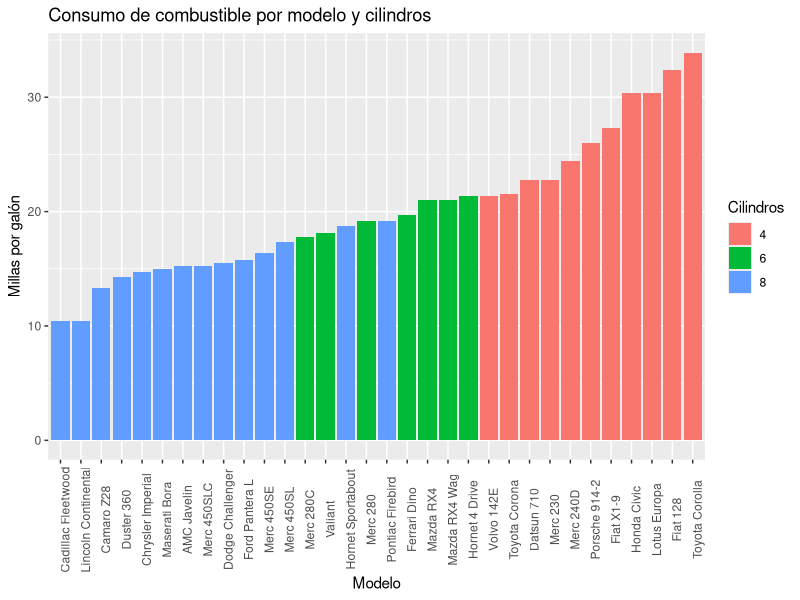
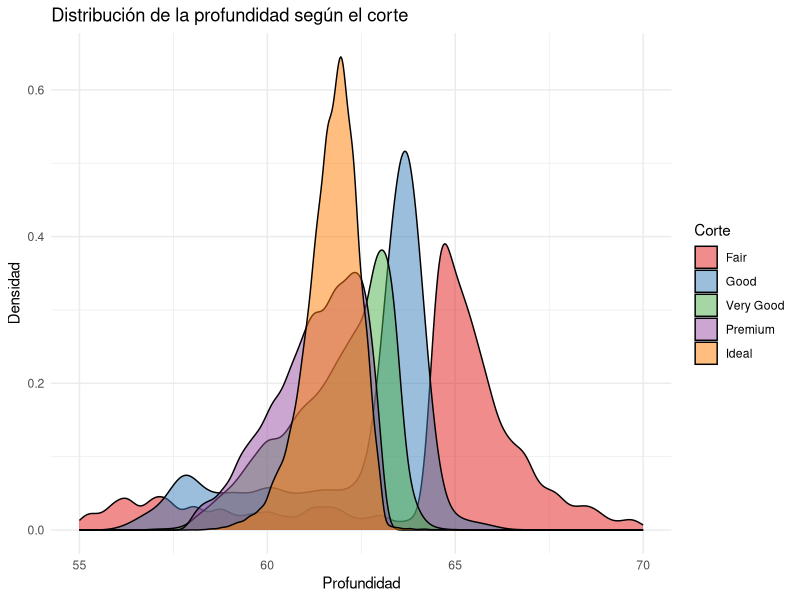
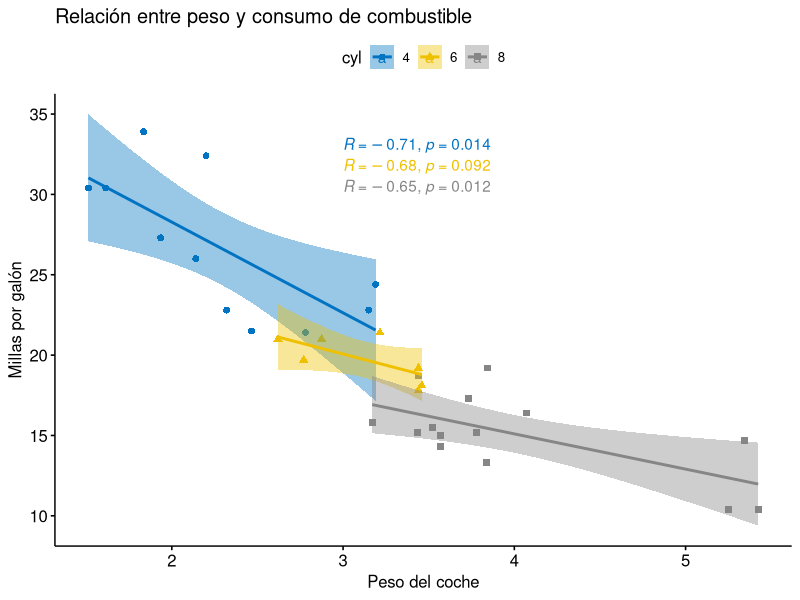
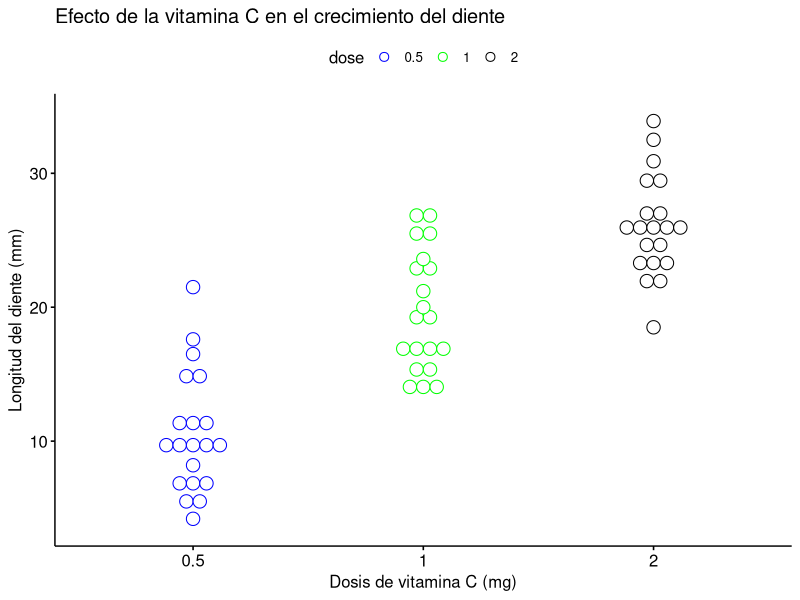

R code for these plots, in order:
## ---- chunk 1
library(ggpubr); library(patchwork); library(ggplot2); library(grid)
library(gridExtra); library(ggrepel)

## ---- chunk 2
data("ToothGrowth")

head(ToothGrowth, n=4)
## ---- chunk 3
data("mtcars")

head(mtcars, n=4)
## ---- chunk 4
data("diamonds")

head(diamonds, n=4)
## ---- chunk 5
data("mtcars")
mtcars$name <- rownames(mtcars)
mtcars$cyl <- as.factor(mtcars$cyl)
head(mtcars[, c("name", "wt", "mpg", "cyl")])

## ---- chunk 6
dfm1<-ggplot(mtcars, aes(x = reorder(name, mpg), y = mpg, fill = cyl)) + # se definen los datos y las variables
  geom_bar(stat = "identity", position = "dodge") + # se crea las barras
  theme(legend.position = "right", # se mueve la leyenda a la derecha
        axis.text.x = element_text(angle = 90)) + # se rota los nombres del eje x
  labs(title = "Consumo de combustible por modelo y cilindros", # se pone el título
       x = "Modelo", # se agrega el nombre del eje x
       y = "Millas por galón", # se agrega el nombre del eje y
       fill = "Cilindros") # se agrega el nombre de la leyenda
dfm1
## ---- chunk 7
data("diamonds")
dm <-ggplot(diamonds, aes(x = depth, fill = cut)) +
  geom_density(alpha = 0.5) +
  labs(title = "Distribución de la profundidad según el corte",
       x = "Profundidad",
       y = "Densidad") +
  theme_minimal() +
  scale_x_continuous(limits=c(55,70), breaks=seq(55,70,5)) +
  scale_fill_brewer(palette="Set1") +
  guides(fill=guide_legend(title="Corte"))
dm
## ---- chunk 8

dfm2 <- ggscatter(mtcars, x = "wt", y = "mpg",
                add = "reg.line",# Para agregar la linea de regresión
                conf.int = TRUE, # para agregar el intervalo de confianza
                color = "cyl", palette = "jco", # se aplica un color por grupos para "cyl"
                shape = "cyl" 
)+
  stat_cor(aes(color = cyl), label.x = 3) +
  xlab("Peso del coche") + # etiqueta del eje x
  ylab("Millas por galón") + # etiqueta del eje y
  ggtitle("Relación entre peso y consumo de combustible") # título del gráfico

dfm2

## ---- chunk 9
dt <- ggdotplot(ToothGrowth, x = "dose", y = "len", 
                color = "dose", 
                palette = "jco", 
                binwidth = 1) +
      # Añadir nombres a los ejes y un título al gráfico
      labs(x = "Dosis de vitamina C (mg)",
           y = "Longitud del diente (mm)", 
           title = "Efecto de la vitamina C en el crecimiento del diente")+
      # para definir una paleta de colores
         scale_color_manual(values = c( "blue","green", "black"))
dt 
